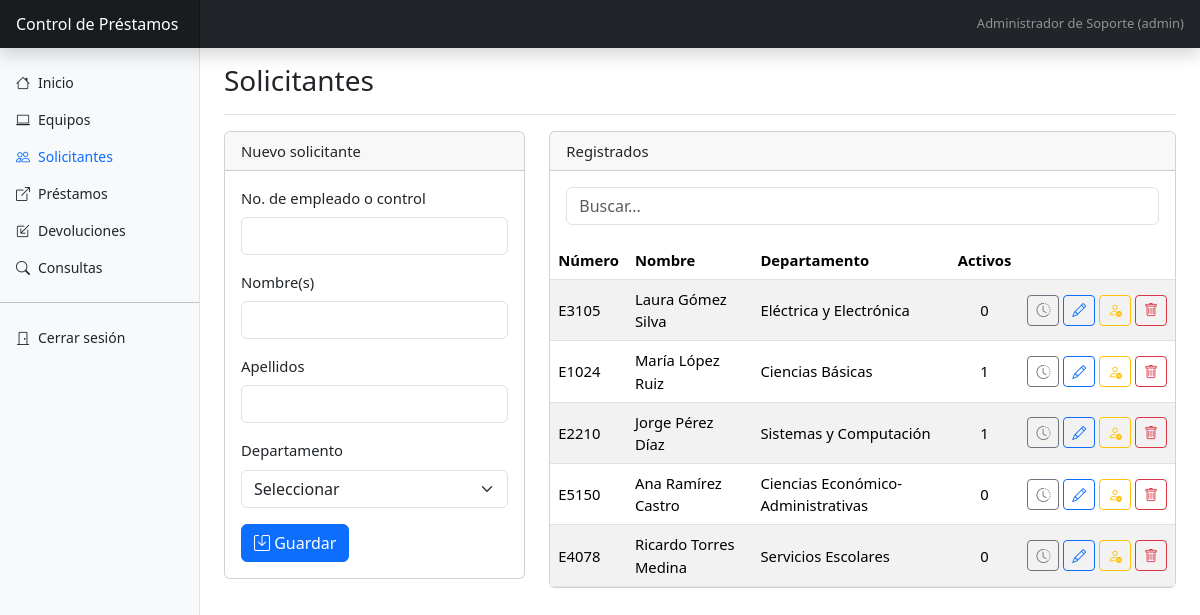
Page /solicitantes.php (signed in) on the committed database.
### tables this page shows
CREATE TABLE solicitante (
  id_solicitante     INT UNSIGNED  NOT NULL AUTO_INCREMENT,
  num_institucional  VARCHAR(20)   NOT NULL,            
  nombre             VARCHAR(60)   NOT NULL,
  apellidos          VARCHAR(80)   NOT NULL,
  id_departamento    INT UNSIGNED  NOT NULL,
  activo             BOOLEAN       NOT NULL DEFAULT TRUE,
  CONSTRAINT pk_solicitante PRIMARY KEY (id_solicitante),
  CONSTRAINT uq_solicitante_num UNIQUE (num_institucional),
  CONSTRAINT fk_solicitante_departamento FOREIGN KEY (id_departamento)
    REFERENCES departamento (id_departamento)
    ON UPDATE CASCADE ON DELETE RESTRICT
);

CREATE TABLE departamento (
  id_departamento  INT UNSIGNED  NOT NULL AUTO_INCREMENT,
  nombre           VARCHAR(100)  NOT NULL,
  CONSTRAINT pk_departamento PRIMARY KEY (id_departamento),
  CONSTRAINT uq_departamento_nombre UNIQUE (nombre)
);

### app/auth.php (called while the page is built, shortened)
<?php
function usuario_actual(): ?array
{
    return $_SESSION['usuario'] ?? null;
}
function es_admin(): bool
{
    return (usuario_actual()['rol'] ?? '') === 'ADMIN';
}

### app/db.php (called while the page is built)
<?php
function db(): PDO
{
    static $pdo = null;
    if ($pdo === null) {
        $cfg = require __DIR__ . '/../config/config.php';
        $dsn = "mysql:host={$cfg['db_host']};port={$cfg['db_port']};dbname={$cfg['db_name']};charset=utf8mb4";
        $pdo = new PDO($dsn, $cfg['db_user'], $cfg['db_pass'], [
            PDO::ATTR_ERRMODE            => PDO::ERRMODE_EXCEPTION,
            PDO::ATTR_DEFAULT_FETCH_MODE => PDO::FETCH_ASSOC,
            PDO::ATTR_EMULATE_PREPARES   => false,
        ]);
    }
    return $pdo;
}
function consulta(string $sql, array $params = []): PDOStatement
{
    $st = db()->prepare($sql);
    $st->execute($params);
    return $st;
}

### public/solicitantes.php (the view, shortened to what this page needs)
<?php
require_once __DIR__ . '/../app/layout.php';
$editar = isset($_GET['editar'])
    ? consulta('SELECT * FROM solicitante WHERE id_solicitante = ?', [(int) $_GET['editar']])->fetch()
    : null;
$solicitantes = consulta(
    'SELECT s.id_solicitante, s.num_institucional, CONCAT(s.nombre, " ", s.apellidos) AS nombre, s.activo,
            d.nombre AS departamento,
            (SELECT COUNT(*) FROM prestamo p
              WHERE p.id_solicitante = s.id_solicitante AND p.fecha_devolucion_real IS NULL) AS activos
     FROM solicitante s JOIN departamento d ON d.id_departamento = s.id_departamento
     ORDER BY s.apellidos, s.nombre')->fetchAll();
?>
<div class="row g-4">
  <?php if (es_admin()): ?>
  <div class="col-lg-4">
    <div class="card">
      <div class="card-header"><?= $editar ? 'Editar solicitante' : 'Nuevo solicitante' ?></div>
      <div class="card-body">
        <form method="post" class="needs-validation" novalidate>
          <div class="mb-3">
            <label for="num_institucional" class="form-label">No. de empleado o control</label>
            <input id="num_institucional" name="num_institucional" class="form-control" required pattern="[A-Za-z0-9]{4,20}"
                   value="<?= e($editar['num_institucional'] ?? '') ?>">
          </div>
          <div class="mb-3">
            <label for="nombre" class="form-label">Nombre(s)</label>
            <input id="nombre" name="nombre" class="form-control" required value="<?= e($editar['nombre'] ?? '') ?>">
          </div>
          <div class="mb-3">
            <label for="apellidos" class="form-label">Apellidos</label>
            <input id="apellidos" name="apellidos" class="form-control" required value="<?= e($editar['apellidos'] ?? '') ?>">
          </div>
          <div class="mb-3">
            <label for="id_departamento" class="form-label">Departamento</label>
            <select id="id_departamento" name="id_departamento" class="form-select" required>
              <option value="">Seleccionar</option>
            </select>
          </div>
          <button class="btn btn-primary" type="submit"><i class="bi bi-save"></i> Guardar</button>
        </form>
      </div>
    </div>
  </div>
  <?php endif; ?>
  <div class="<?= es_admin() ? 'col-lg-8' : 'col-12' ?>">
    <div class="card">
      <div class="card-header">Registrados</div>
      <div class="card-body pb-0">
        <input type="search" class="form-control mb-3" placeholder="Buscar..." data-filtro="#tabla-solicitantes">
      </div>
      <div class="table-responsive">
        <table class="table table-striped table-hover mb-0" id="tabla-solicitantes">
          <thead><tr><th>Número</th><th>Nombre</th><th>Departamento</th><th class="text-center">Activos</th><th></th></tr></thead>
          <tbody>
          <?php foreach ($solicitantes as $s): ?>
            <tr data-fila>
              <td><?= e($s['num_institucional']) ?></td>
              <td><?= e($s['nombre']) ?><?= $s['activo'] ? '' : ' <span class="badge text-bg-secondary">Inactivo</span>' ?></td>
              <td><?= e($s['departamento']) ?></td>
              <td class="text-center"><?= (int) $s['activos'] ?></td>
              <td class="text-nowrap tabla-acciones">
                <a class="btn btn-sm btn-outline-secondary" href="consultas.php?buscar_por=solicitante&id=<?= $s['id_solicitante'] ?>#historial" title="Historial"><i class="bi bi-clock-history"></i></a>
                <?php if (es_admin()): ?>
                  <a class="btn btn-sm btn-outline-primary" href="solicitantes.php?editar=<?= $s['id_solicitante'] ?>" title="Editar"><i class="bi bi-pencil"></i></a>
                  <form method="post"><?= campo_csrf() ?><input type="hidden" name="accion" value="desactivar"><input type="hidden" name="id_solicitante" value="<?= $s['id_solicitante'] ?>">
                    <button class="btn btn-sm btn-outline-warning" type="submit" title="<?= $s['activo'] ? 'Desactivar' : 'Activar' ?>"><i class="bi <?= $s['activo'] ? 'bi-person-dash' : 'bi-person-check' ?>"></i></button></form>
                  <form method="post" onsubmit="return confirm('¿Eliminar a <?= e($s['nombre']) ?>?');">
                    <button class="btn btn-sm btn-outline-danger" type="submit" title="Eliminar"><i class="bi bi-trash"></i></button></form>
                <?php endif; ?>
              </td>
            </tr>
          <?php endforeach; ?>
          </tbody>
        </table>
      </div>
    </div>
  </div>
</div>

### public/css/estilos.css (style rules this page uses)
body { font-size: .925rem; }
.table td, .table th { vertical-align: middle; }
.tabla-acciones form { display: inline; }

### rows in the picture
solicitante: num_institucional "E3105", nombre "Laura Gómez Silva", id_departamento.nombre "Eléctrica y Electrónica", activos "0", activo 1 (drawn)
solicitante: num_institucional "E1024", nombre "María López Ruiz", id_departamento.nombre "Ciencias Básicas", activos "1", activo 1 (drawn)
solicitante: num_institucional "E2210", nombre "Jorge Pérez Díaz", id_departamento.nombre "Sistemas y Computación", activos "1", activo 1 (drawn)
solicitante: num_institucional "E5150", nombre "Ana Ramírez Castro", id_departamento.nombre "Ciencias Económico-Administrativas", activos "0", activo 1 (drawn)
solicitante: num_institucional "E4078", nombre "Ricardo Torres Medina", id_departamento.nombre "Servicios Escolares", activos "0", activo 1 (drawn)

### other values in the picture
$u['nombre_completo'] "Administrador de Soporte"
$u['rol'] "admin"
$texto "Inicio"
$texto "Equipos"
$texto "Solicitantes"
$texto "Préstamos"
$texto "Devoluciones"
$texto "Consultas"
$titulo "Solicitantes"
